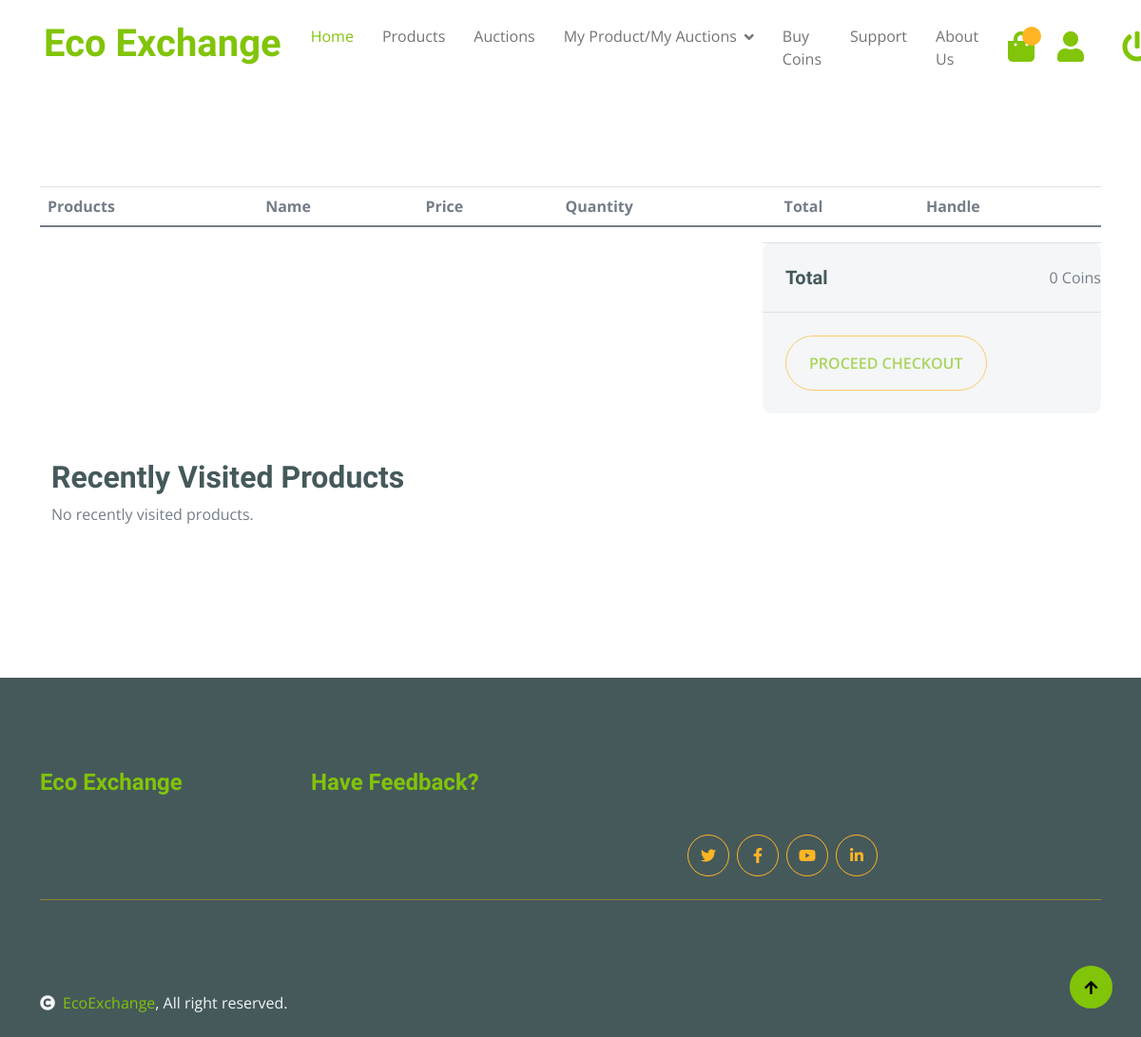
Page /cart_detail/ (signed in) on the earlier database version.
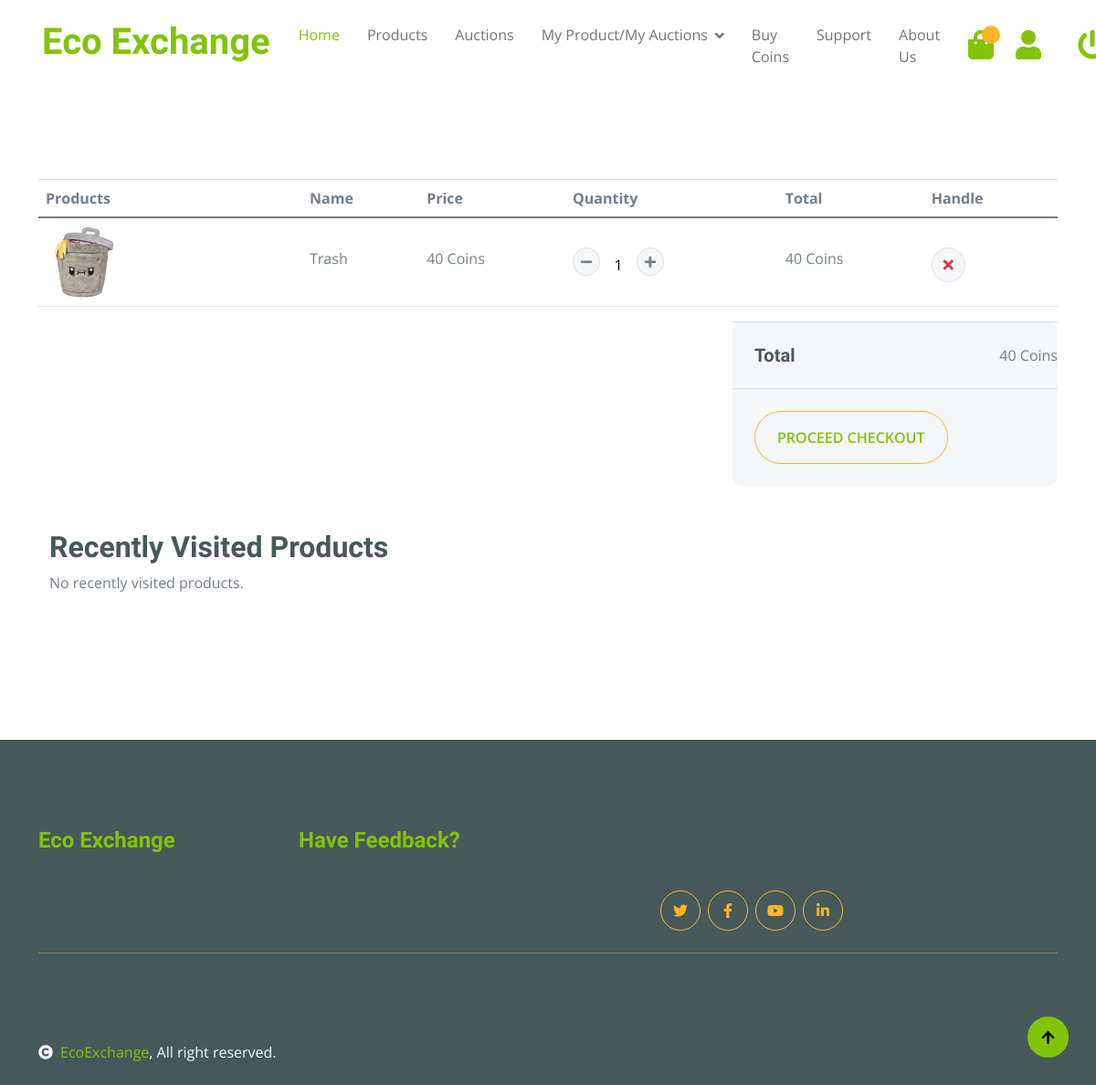
Same page on the later database version.
### product/models.py (models this page shows, shortened)
class CartItem(models.Model):
    user = models.ForeignKey(Member, on_delete=models.CASCADE)
    product = models.ForeignKey(Product, on_delete=models.CASCADE,related_name='cart')
    quantity = models.PositiveIntegerField(default=1)
    added_at = models.DateTimeField(auto_now_add=True)
    is_available = models.BooleanField(default=True)
    class Meta:
        unique_together = ('user', 'product')
    def __str__(self):
        return f"{self.quantity} of {self.product.product_name} for {self.user.username}"
    def get_total_price(self):
        return self.quantity * self.product.price

class Product(models.Model):
    CATEGORY_CHOICES = [
        ('PAPER', 'Paper'),
        ('PLASTIC', 'Plastic'),
        ('GLASS', 'Glass'),
        ('METAL', 'Metal'),
        ('ELECTRONICS', 'Electronics'),
        ('ORGANIC', 'Organic'),
        ('TEXTILES', 'Textiles'),
        ('BATTERIES', 'Batteries'),
        ('WOOD', 'Wood'),
        ('RUBBER', 'Rubber'),
        ('MIXED_MATERIALS', 'Mixed Materials'),
    ]
    product_id = models.AutoField(primary_key=True)
    product_name = models.CharField(max_length=255)
    product_description = models.TextField()
    image = models.ImageField(upload_to='img/')
    quantity = models.IntegerField(validators=[MinValueValidator(1)])
    price = models.IntegerField(validators=[MinValueValidator(1)])
    category = models.CharField(max_length=50, choices=CATEGORY_CHOICES)
    user = models.ForeignKey(Member, on_delete=models.CASCADE)

### product/views.py (the view)
@login_required
@permission_required('product.view_cartitem', raise_exception=True)
def cart_detail(request):
    try:
        member = Member.objects.get(username=request.user.username)
    except Member.DoesNotExist:
        member = None
    if member:
        cart_items = CartItem.objects.filter(user=member)
        print("Cart items queryset:", cart_items.query)  # Print the SQL query for debugging
        print("Cart items:", list(cart_items))  # Print the cart items
        total_price = sum(item.get_total_price() for item in cart_items if item.is_available)
        print("Total price:", total_price)
    else:
        cart_items = []
        total_price = 0
        print("Member not found for the user")
    cookie_name = f'visited_products_{request.user.username}'
    visited_products = request.COOKIES.get(cookie_name, '')
    visited_products_list = visited_products.split(',') if visited_products else []
    visited_product_objects = Product.objects.filter(product_id__in=visited_products_list)
    return render(
        request,
        'product/cart_detail.html',
        {
            'cart_items': cart_items,
            'total_price': total_price,
            'visited_products': visited_product_objects
        }
    )

### product/templates/product/cart_detail.html (shortened to what the changed rows need)
{% extends 'product/base.html' %}
{% load static %}
{% block body %}
<div class="container-fluid py-5">
    <div class="container py-5">
        <div class="table-responsive">
            <table class="table">
                <thead>
                    <tr>
                        <th scope="col">Products</th>
                        <th scope="col">Name</th>
                        <th scope="col">Price</th>
                        <th scope="col">Quantity</th>
                        <th scope="col">Total</th>
                        <th scope="col">Handle</th>
                    </tr>
                </thead>
                <tbody id="cart-items">
                    {% for item in cart_items %}
                    <tr id="item-{{ item.id }}">
                        <th scope="row">
                            <div class="d-flex align-items-center">
                                <img src="{{ item.product.image.url }}" class="img-fluid me-5 rounded-circle" style="width: 80px; height: 80px;" alt="{{ item.product.name }}">
                            </div>
                        </th>
                        <td>
                            <p class="mb-0 mt-4">{{ item.product.product_name }}</p>
                        </td>
                        <td>
                            <p class="mb-0 mt-4">{{ item.product.price }} Coins</p>
                        </td>
                        <td>
                            <div class="input-group quantity mt-4" style="width: 100px;">
                                <div class="input-group-btn">
                                    <button class="btn btn-sm btn-minus rounded-circle bg-light border" data-action="decrement" data-item-id="{{ item.id }}">
                                        <i class="fa fa-minus"></i>
                                    </button>
                                </div>
                                <input type="text" class="form-control form-control-sm text-center border-0" value="{{ item.quantity }}" id="quantity-{{ item.id }}">
                                <div class="input-group-btn">
                                    <button class="btn btn-sm btn-plus rounded-circle bg-light border" data-action="increment" data-item-id="{{ item.id }}">
                                        <i class="fa fa-plus"></i>
                                    </button>
                                </div>
                            </div>
                        </td>
                        <td>
                            <p class="mb-0 mt-4" id="total-{{ item.id }}">{{ item.get_total_price }} Coins</p>
                        </td>
                        <td>
                            <button class="btn btn-md rounded-circle bg-light border mt-4" data-action="delete" data-item-id="{{ item.id }}">
                                <i class="fa fa-times text-danger"></i>
                            </button>
                        </td>
                    </tr>
                    {% endfor %}
                </tbody>
            </table>
        </div>
        <div class="row g-4 justify-content-end">
            <div class="col-sm-8 col-md-7 col-lg-6 col-xl-4">
                <div class="bg-light rounded">
                    <div class="py-4 mb-4 border-top border-bottom d-flex justify-content-between">
                        <h5 class="mb-0 ps-4 me-4">Total</h5>
                        <p class="mb-0" id="total">{{ total_price }} Coins</p>
                    </div>
                </div>
            </div>
        </div>
        <div class="container mt-5">
            <h2>Recently Visited Products</h2>
        </div>
    </div>
</div>
{% endblock %}

Differences in the rows shown:
added CartItem: product.image (picture), product.product_name "Trash", product.price "40", quantity "1", get_total_price "40"
Other differences:
{{ total_price }}: "0" → "40"
